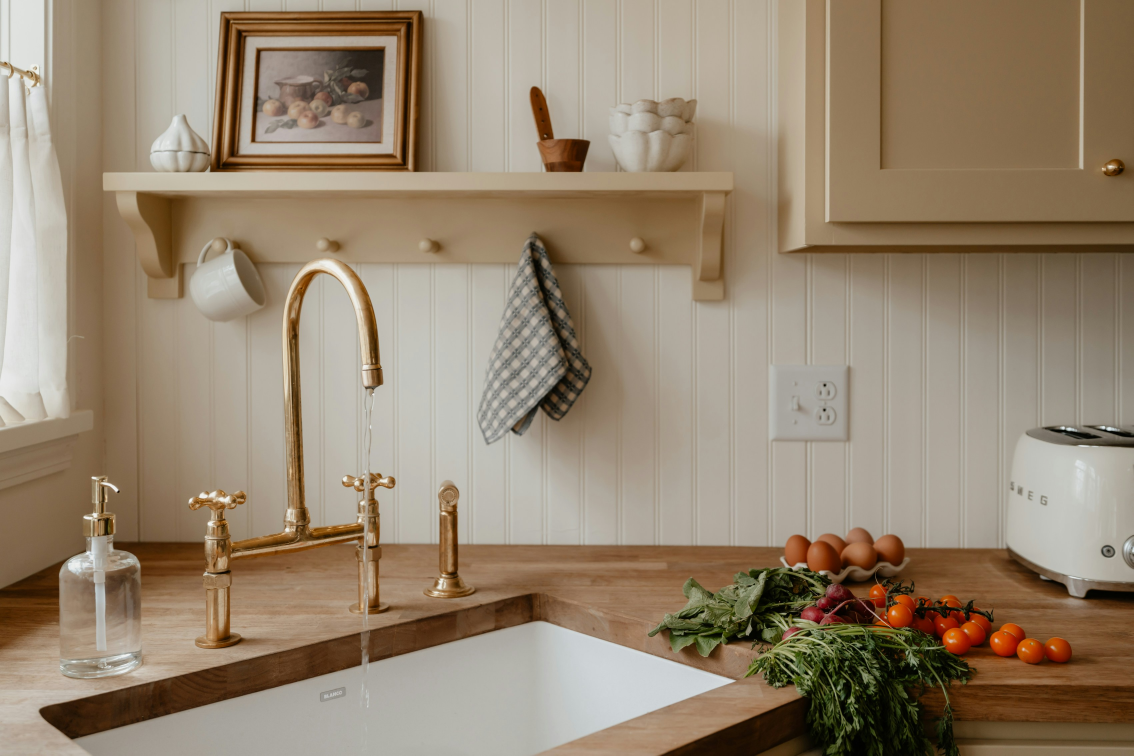
#> input picture img.jpg, 3400 x 2267 px (shown at 1/3 size)
$ jupyter execute --allow-errors 'Basic operations on Image.ipynb'
#> lines starting #> are read from the running program, lines starting #| are printed output that depends on the picture
## Image Arithmetic

Difference between OpenCV and NumPy addition.

NumPy will perform modulus arithmetic and “wrap around.”

OpenCV, on the other hand, will perform clipping and ensure pixel values never fall outside the range [0, 255].

## Translation:

Translation is the shifting of an image along the x and y axis.

Using translation, we can shift an image up, down, left, or right, along with any combination of the above.

Mathematically, we define a translation matrix M that we can use to translate an image:

M=[1 0 tx; 0 1 ty]

where tx is the number of pixels we will shift the image left or right. Negative values of tx will shift the image to the left and positive values will shift the image to the right.

where ty is the number of pixels we will shift the image up or down. Negative values of ty will shift the image up and positive values will shift the image down.

The function warpAffine transforms the source image using the specified matrix:

dst(x,y)=src(M11 x + M12 y + M13, M21 x + M22 y + M23)

## Rotation

Rotating an image by some angle Θ.

Rotation by an angle Θ, can be defined by constructing a matrix M in the form:

M=[cosΘ -sinΘ;sinΘ cosΘ]

Given an (x, y)-Cartesian plane, this matrix can be used to rotate a vector Θ degrees (counter-clockwise) about the origin.

In this case, the origin is normally the center of the image; however, in practice we can define any arbitrary (x, y) coordinate as our rotation center.

From the original image I, the rotated image R is then obtained by simple matrix multiplication, R=IM.

However, OpenCV also provides the ability to (1) scale (i.e. resize) an image and (2) provide an arbitrary rotation center to perform the rotation about.

Our modified rotation matrix M is thus,

M=[α β (1-α)*cx-β*cy; -β α β*cx+(1-α)*cy]

where α=scale * cosθ, β=scale * sinθ, cx and cy are the respective (x, y)-coordinates that the rotation is performed about.

## Resizing

Scaling, or simply resizing, is the process of increasing or decreasing the size of an image in terms of width and height.

When resizing an image, it’s important to keep in mind the aspect ratio ( which is the ratio of the width of the image to the height of an image).

Ignoring the aspect ratio can lead to resized images that look compressed and distorted.

The formal definition of interpolation is “the method of constructing new data points within the range of discrete set of known points.”

In this case, the “known points” are the pixels of our original image.

And the goal of an interpolation function is to take these neighborhoods of pixels and use them to either increase or decrease the size of image.

In general, it’s far more beneficial (and visually appealing) to decrease the size of the image. This is because the interpolation function simply has to remove pixels from an image.

On the other hand, if we were to increase the size of the image the interpolation function would have to “fill in the gaps” between pixels that previously did not exist.

### Interpolation Methods:

The goal of an interpolation function is to examine neighborhoods of pixels and use these neighborhoods optically increase or decrease the size of image without introducing distortions (or at least as few distortions as possible).

The first method is nearest neighbor interpolation, specified by the cv2.INTER_NEAREST flag. This method is the simplest approach to interpolation. Instead of calculating weighted averages of neighboring pixels or applying complicated rules, this method simply finds the “nearest” neighboring pixel and assumes the intensity value. While this method is fast and simple, the quality of the resized image tends to be quite poor and can lead to “blocky” artifacts.

Secondly, we have the cv2.INTER_LINEAR method with performs bilinear interpolation (y=mx+c). OpenCV uses this method by default when resizing images. Taking neighboring pixels and using this neighborhood to actually calculate what the interpolated value should be (rather than just assuming the nearest pixel value).

Other methods are cv2.INTER_AREA, cv2.INTER_CUBIC and cv2.INTER_LANCZOS4 interpolation methods.

cv2.INTER_CUBIC and cv2.INTER_LANCZOS4 methods are slower (since they no longer use simple linear interpolation and instead use splines) and utilize bicubic interpolation over square pixel neighborhoods. The cv2.INTER_CUBIC method operates on a 4 x 4 pixel neighbor and cv2.INTER_LANZOS4 operates over a 8 x 8 pixel neighborhood.

### So which interpolation method should you be using?

In general, cv2.INTER_NEAREST is quite fast, but does not provide the highest quality results. So in very resource-constrained environments, consider using nearest neighbor interpolation.

When increasing (up sampling) the size of an image, consider using cv2.INTER_LINEAR and cv2.INTER_CUBIC. The cv2.INTER_LINEAR method tends to be slightly faster than the cv2.INTER_CUBIC method, but go with whichever one gives you the best results for your images.

When decreasing (down sampling) the size of an image, the OpenCV documentation suggests using cv2.INTER_AREA— although this method is very similar to nearest neighbor interpolation. In either case, decreasing the size of an image (in terms of quality) is always an easier task than increasing the size of an image.

Finally, as a general rule, cv2.INTER_LINEAR interpolation method is recommended as the default for up sampling or down sampling. Because it simply provides the highest quality results at a modest computation cost.

## Flipping

OpenCV also provides methods to flip an image across its x or y axis or even both.

Flipping operations are used less often.

## Cropping

Cropping is the act of selecting and extracting the Region of Interest (or simply, ROI), which is the part of the image we are interested in.

When we crop an image, we want to remove the outer parts of the image that we are not interested in. This is commonly called selecting our Region of Interest, or more simply, our ROI.

Example: In a face detection application, we would want to crop the face from an image.

And if we were developing a Python script to recognize dogs in images, we may want to crop the dog from the image once we have found it.

[cell 1]
#!/usr/bin/python
# -*- coding: latin-1 -*-
# import the necessary packages
# user created library "imutils" contains a handful of “convenience” methods to more easily
# perform common tasks like translation, rotation, and resizing (and with less code).

import matplotlib.pyplot as plt
import numpy as np
import argparse
import imutils
import cv2

[cell 2]
img = cv2.imread("img.jpg")
#> img is the input picture: shape (2267, 3400, 3); mean B, G, R 112.3, 133.4, 150.1
img = cv2.cvtColor(img, cv2.COLOR_BGR2RGB)  # Convert BGR to RGB for correct display

plt.imshow(img)
plt.axis('off')
plt.show()

[cell 3]
# images are NumPy arrays, stored as unsigned 8 bit integers -- this implies that the values of
# our pixels will be in the range [0, 255]; when using functions like cv2.add and cv2.subtract,
# values will be clipped to this range, even if the added or subtracted values fall outside the
# range of [0, 255]. Check out an example:
print ("max of 255: " + str(cv2.add(np.uint8([200]), np.uint8([100]))))
print ("min of 0: " + str(cv2.subtract(np.uint8([50]), np.uint8([100]))))

[cell 4]
# NOTE: if you use NumPy arithmetic operations on these arrays, the value will be modulos #(wrap around) instead of being clipped to the [0, 255] range. This is important to keep in mind # when working with images.
print ("wrap around: " + str(np.uint8([200]) + np.uint8([100])))
print ("wrap around: " + str(np.uint8([50]) - np.uint8([100])))

[cell 5]
# let's increase the intensity of all pixels in our image by 100 -- we accomplish this by
# constructing a NumPy array that is the same size of our matrix (filled with ones) and the
# multiplying it by 100 to create an array filled with 100's, then we simply add the images
# together; notice how the image is "brighter"


# Assuming `img` is already loaded
M = np.ones(img.shape, dtype="uint8") * 100
added = cv2.add(img, M)
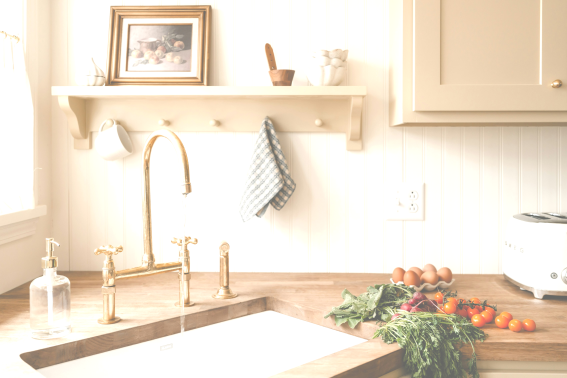
#> added: shape (2267, 3400, 3) (shown at 1/6 size); mean R, G, B 237.3, 223.9, 206.5

# Convert to RGB for display
img_rgb = cv2.cvtColor(img, cv2.COLOR_BGR2RGB)
added_rgb = cv2.cvtColor(added, cv2.COLOR_BGR2RGB)

# Display both
plt.subplot(1, 2, 1)
plt.imshow(img_rgb)
plt.title("Original")
plt.axis('off')

plt.subplot(1, 2, 2)
plt.imshow(added_rgb)
plt.title("Added Brightness")
plt.axis('off')

plt.show()

[cell 6]
# similarly, we can subtract 50 from all pixels in our image and make it darker
M = np.ones(img.shape, dtype = "uint8") * 50
subtracted = cv2.subtract(img, M)
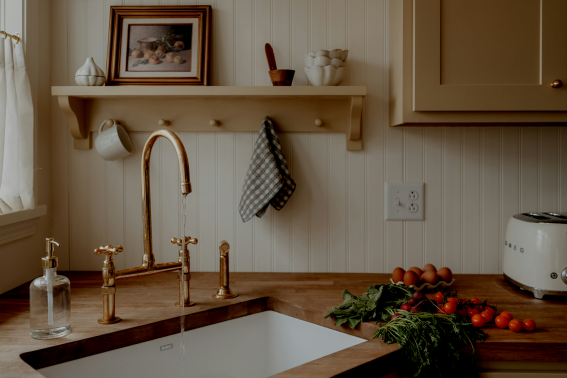
#> subtracted: shape (2267, 3400, 3) (shown at 1/6 size); mean R, G, B 101, 85, 66.9
#> (the rest of this cell did not finish here and is left out)

[cell 7]
# Example image load (make sure the file exists)
img = cv2.imread("img.jpg")
if img is None:
    print("Image not found. Check the path.")
else:
    M = np.ones(img.shape, dtype="uint8") * 50
    subtracted = cv2.subtract(img, M)

    # Convert to RGB
    img_rgb = cv2.cvtColor(img, cv2.COLOR_BGR2RGB)
    sub_rgb = cv2.cvtColor(subtracted, cv2.COLOR_BGR2RGB)

    # Plot both images
    plt.subplot(1, 2, 1)
    plt.imshow(img_rgb)
    plt.title("Original")
    plt.axis('off')

    plt.subplot(1, 2, 2)
    plt.imshow(sub_rgb)
    plt.title("Darkened")
    plt.axis('off')

    plt.show()

[cell 8]
# NOTE: Translating (shifting) an image is given by a NumPy matrix in the form:
# [[1, 0, shiftX], [0, 1, shiftY]]
# You simply need to specify how many pixels you want to shift the image in the X and Y
# let's translate the image 10 pixels to the right and 50 pixels down
# Now that we have our translation matrix defined, the actual translation takes place using the
# cv2.warpAffine function. The first argument is the image we wish to shift and the second
# argument is our translation matrix M. Finally, we manually supply the dimensions (width and
# height) of our image as the third argument.
M = np.float32([[1, 0, 10], [0, 1, 50]])
shifted = cv2.warpAffine(img, M, (img.shape[1], img.shape[0]))
#> (the rest of this cell did not finish here and is left out)

[cell 9]
# Load image
img = cv2.imread("img.jpg")

if img is None:
    print("Image not found. Check the path.")
else:
    # Define shift matrix: shift right by 10 and down by 50 pixels
    M = np.float32([[1, 0, 10], [0, 1, 50]])
    shifted = cv2.warpAffine(img, M, (img.shape[1], img.shape[0]))

    # Convert BGR to RGB for correct display with matplotlib
    img_rgb = cv2.cvtColor(img, cv2.COLOR_BGR2RGB)
    shifted_rgb = cv2.cvtColor(shifted, cv2.COLOR_BGR2RGB)

    # Show images
    plt.subplot(1, 2, 1)
    plt.imshow(img_rgb)
    plt.title("Original")
    plt.axis('off')

    plt.subplot(1, 2, 2)
    plt.imshow(shifted_rgb)
    plt.title("Shifted")
    plt.axis('off')

    plt.show()

[cell 10]
# now, let's shift the image 50 pixels to the left and 70 pixels up, we
# accomplish this using negative values
M = np.float32([[1, 0, -50], [0, 1, -70]])
shifted = cv2.warpAffine(img, M, (img.shape[1], img.shape[0]))
#> (the rest of this cell did not finish here and is left out)

#> (a cell that did not finish here is left out)

[cell 12]
# finally, let's use our helper function in imutils to shift the image down 80 pixels
shifted = imutils.translate(img, 0, 80)
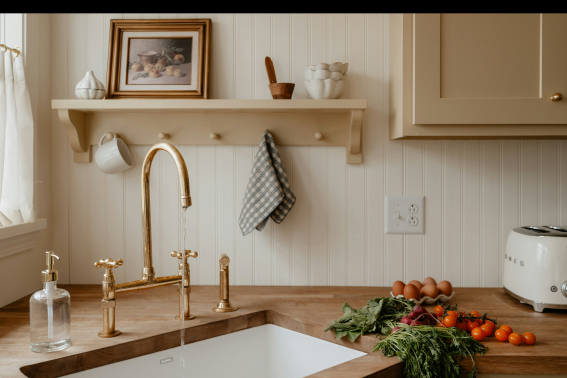
#> shifted: shape (2267, 3400, 3) (shown at 1/6 size); mean B, G, R 108.7, 129.2, 145.6
#> (the rest of this cell did not finish here and is left out)

#> (a cell that did not finish here is left out)

[cell 14]
# grab the dimensions of the image and calculate the center of the image
(h, w) = img.shape[:2]
(cX, cY) = (w / 2, h / 2)

# rotate our image by 45 degrees (counter clockwise rotation), scale value of 1.0
# scale value of 2.0, the image will be doubled in size
# scale value of 0.5, the image will be half the original size
# If you want the entire image to fit into view after the rotation you’ll need to modify the width
# and height, denoted as (w, h) in the cv2.warpAffine function.
M = cv2.getRotationMatrix2D((cX, cY), 45, 1.0)
rotated = cv2.warpAffine(img, M, (w, h))
#> (the rest of this cell did not finish here and is left out)

#> (a cell that did not finish here is left out)

[cell 16]
# rotate our image by -90 degrees (clock wise rotation by 90 degree)
M = cv2.getRotationMatrix2D((cX, cY), -90, 1.0)
rotated = cv2.warpAffine(img, M, (w, h))
#> (the rest of this cell did not finish here and is left out)

#> (a cell that did not finish here is left out)

[cell 18]
# finally, let's use our helper function in imutils to rotate the image by 180 degrees (flipping it
# upside down)
rotated = imutils.rotate(img, 180)
#> (the rest of this cell did not finish here and is left out)

[cell 19]
# rotate our image around an arbitrary point rather than the center
M = cv2.getRotationMatrix2D((cX - 50, cY - 50), 45, 1.0)
rotated = cv2.warpAffine(img, M, (w, h))
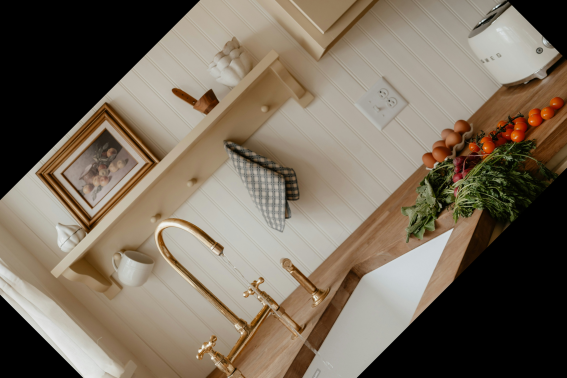
#> rotated: shape (2267, 3400, 3) (shown at 1/6 size); mean B, G, R 92.1, 107.7, 119.6
#> (the rest of this cell did not finish here and is left out)

#> (a cell that did not finish here is left out)

[cell 21]
# what if we wanted to adjust the height of the image? We can apply the same concept, again
# keeping in mind the aspect ratio, but instead calculating the ratio based on height -- let's make
# the height of the resized image 50 pixels
# The new width is obtained by multiplying the old width by the ratio, again allowing us to #maintain the original aspect ratio of the image.
r = 50.0 / img.shape[0]
dim = (int(img.shape[1] * r), 50)

# perform the resizing
resized = cv2.resize(img, dim, interpolation=cv2.INTER_AREA)
#> (the rest of this cell did not finish here and is left out)

#> (a cell that did not finish here is left out)

[cell 23]
# we need to keep in mind aspect ratio so the image does not look skewed or distorted
# we calculate the ratio of the new image to the old image.
# Let's make our new image have a width of 150 pixels
# Aspect ratio=width/height
# In order to compute the ratio of the new height to the old height, we simply define our ratio r to
# be the new width (150 pixels) divided by the old width, which we access using image.shape[1]
# Now that we have our ratio, we can compute the new dimensions of the image.
# The height is then computed by multiplying the old height by our ratio and converting it to an
# integer. By performing this operation we are able to preserve the original aspect ratio of the #image.
r = 150.0 / img.shape[1]
dim = (150, int(img.shape[0] * r))

# perform the actual resizing of the image
# The last parameter is our interpolation method, which is the algorithm working behind the
 # scenes to handle how the actual image is resized.
resized = cv2.resize(img, dim, interpolation=cv2.INTER_AREA)
#> resized: shape (100, 150, 3)
#> (the rest of this cell did not finish here and is left out)

[cell 24]
# of course, calculating the ratio each and every time we want to resize  an image is a real pain # let's create a function where we can specify our target width or height, and have it take care of # the rest for us.
resized = imutils.resize(img, width=100)
#> resized: shape (66, 100, 3)
#> (the rest of this cell did not finish here and is left out)

[cell 25]
# construct the list of interpolation methods
methods = [
	("cv2.INTER_NEAREST", cv2.INTER_NEAREST),
	("cv2.INTER_LINEAR", cv2.INTER_LINEAR),
	("cv2.INTER_AREA", cv2.INTER_AREA),
	("cv2.INTER_CUBIC", cv2.INTER_CUBIC),
	("cv2.INTER_LANCZOS4", cv2.INTER_LANCZOS4)]

#> (the rest of this cell did not finish here and is left out)

[cell 26]
# flip the image horizontally (code/flag=1)
flipped = cv2.flip(img, 1)
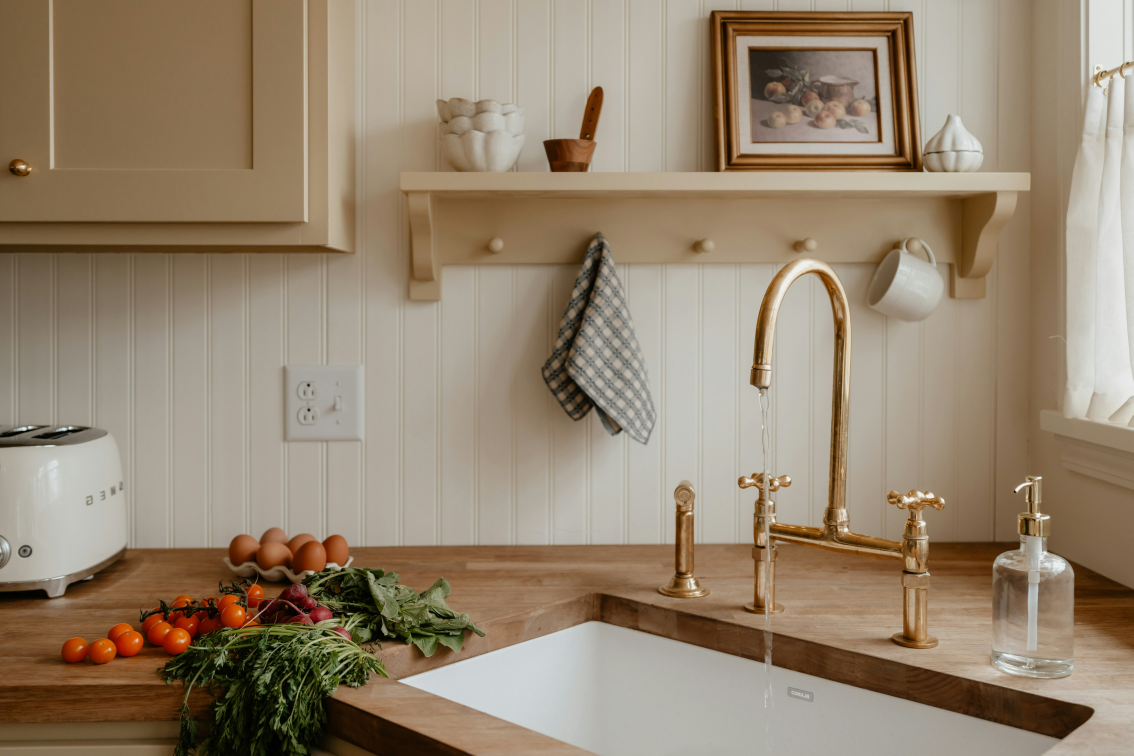
#> flipped: shape (2267, 3400, 3) (shown at 1/3 size); mean B, G, R 112.3, 133.4, 150.1
#> (the rest of this cell did not finish here and is left out)
